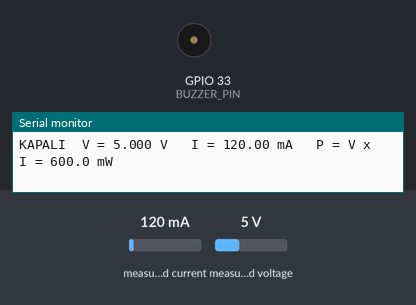
A sketch run on a simulated ESP32. On the bench: buzzer (waves = sounding, pin HIGH), the last lines printed to the serial monitor. The inputs (shaded band) are chosen by the test bench; at power-on: measured current 120 mA, measured voltage 5 V.

Above: at 1.6 s.
At 4.8 s:
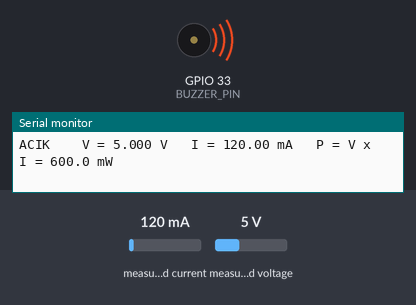
Timing chart, 0 to 8.4 s (numbered marks = the images above):
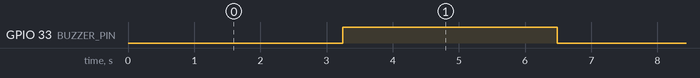

Measured:
- by itself, GPIO 33 (BUZZER_PIN): alternates HIGH for 3.2 s and LOW for 3.2 s

The sketch:

Foy8_INA_Buzzer.ino
```cpp
// FOY 8 - Kod 8.2: Buzzer acikken ve kapaliyken tuketim
#include <Wire.h>
#include <Adafruit_INA219.h>

const int BUZZER_PIN = 33;
const int BUZZER_ACIK = HIGH;        // Foy 1'deki sonucuna gore
const int BUZZER_KAPALI = LOW;

Adafruit_INA219 ina219;

float ortalamaAkim() {               // 20 olcumun ortalamasi
  float toplam = 0;
  for (int i = 0; i < 20; i++) {
    toplam += ina219.getCurrent_mA();
    delay(10);
  }
  return toplam / 20;
}

void olcVeYaz(const char* durumAdi) {
  float v = ina219.getBusVoltage_V();
  float i = ortalamaAkim();
  Serial.print(durumAdi);
  Serial.print("  V = ");  Serial.print(v, 3);
  Serial.print(" V   I = "); Serial.print(i, 2);
  Serial.print(" mA   P = V x I = "); Serial.print(v * i, 1);
  Serial.println(" mW");
}

void setup() {
  Serial.begin(115200);
  Wire.begin(21, 22);
  pinMode(BUZZER_PIN, OUTPUT);
  digitalWrite(BUZZER_PIN, BUZZER_KAPALI);
  if (!ina219.begin()) {
    Serial.println("HATA: INA219 bulunamadi.");
    while (true) delay(100);
  }
  ina219.setCalibration_16V_400mA();
}

void loop() {
  digitalWrite(BUZZER_PIN, BUZZER_KAPALI);
  delay(1000);                       // degerler otursun
  olcVeYaz("KAPALI");
  delay(2000);

  digitalWrite(BUZZER_PIN, BUZZER_ACIK);
  delay(1000);
  olcVeYaz("ACIK  ");
  delay(2000);
}
```
